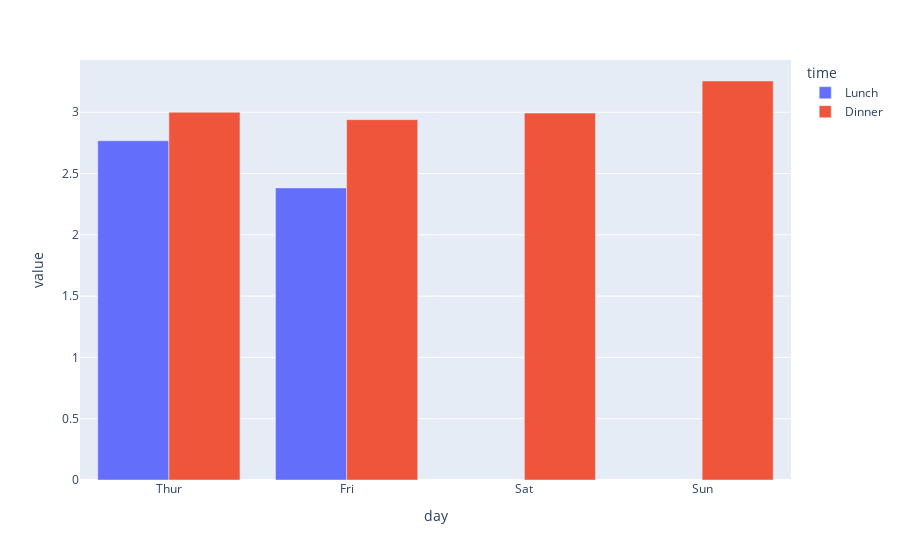

The cell this chart's notebook holds for it:
### Code cell
df_pivot.melt(id_vars='day').plot.bar(backend='plotly', x='day', y='value', color='time', barmode='group')

### Figure 1 — Plotly figure (JSON) as saved in the notebook; plotly's stock layout.template omitted (floating-point values rounded to 4 significant figures)
{"data": [{"alignmentgroup": "True", "hovertemplate": "time=Lunch<br>day=%{x}<br>value=%{y}<extra></extra>", "legendgroup": "Lunch", "marker": {"color": "#636efa", "pattern": {"shape": ""}}, "name": "Lunch", "offsetgroup": "Lunch", "orientation": "v", "showlegend": true, "textposition": "auto", "type": "bar", "x": ["Thur", "Fri", "Sat", "Sun"], "xaxis": "x", "y": [2.768, 2.383, null, null], "yaxis": "y"}, {"alignmentgroup": "True", "hovertemplate": "time=Dinner<br>day=%{x}<br>value=%{y}<extra></extra>", "legendgroup": "Dinner", "marker": {"color": "#EF553B", "pattern": {"shape": ""}}, "name": "Dinner", "offsetgroup": "Dinner", "orientation": "v", "showlegend": true, "textposition": "auto", "type": "bar", "x": ["Thur", "Fri", "Sat", "Sun"], "xaxis": "x", "y": [3, 2.94, 2.993, 3.255], "yaxis": "y"}], "layout": {"barmode": "group", "legend": {"title": {"text": "time"}, "tracegroupgap": 0}, "margin": {"t": 60}, "xaxis": {"anchor": "y", "domain": [0, 1], "title": {"text": "day"}}, "yaxis": {"anchor": "x", "domain": [0, 1], "title": {"text": "value"}}}}
